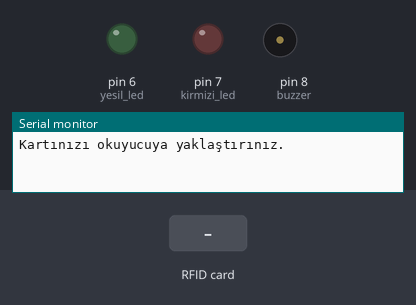
Simulated run of this sketch. Board: Arduino Uno, built with avr-gcc and run on an emulated ATmega328P. On the bench: output pins drawn as LEDs (lit = HIGH), buzzer (waves = sounding, pin HIGH), the last lines printed to the serial monitor. The test bench sets the inputs (shaded band). Pins used as bus, display or sensor lines are not drawn.

Above: at 1.2 s.
1.3 s: RFID card 64 E3 47 29 held to the reader
At 1.4 s:
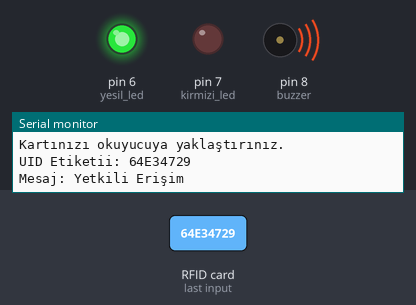
4.3 s: RFID card E0 AE 58 56 held to the reader
At 5.1 s:
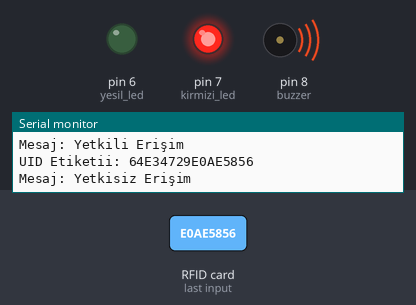
6.8 s: RFID card 5E 7A 19 C4 held to the reader
At 8.4 s:
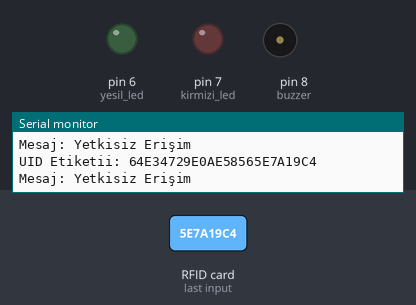
Timing chart, 0 to 9.9 s (numbered marks = the images above; inputs shaded):
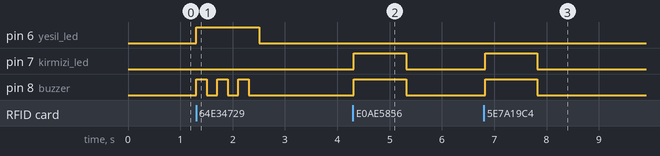

Measured:
- after the input at 1.3 s, pin 6 (yesil_led): LOW → HIGH at once, → LOW 1.2 s later; pin 8 (buzzer): alternates HIGH for 0.20 s and LOW for 0.20 s, 6 changes in all, then stays LOW, starting at once
- after the input at 4.3 s, pin 7 (kirmizi_led), pin 8 (buzzer): LOW → HIGH at once, → LOW 1.0 s later
- after the input at 6.8 s, pin 7 (kirmizi_led), pin 8 (buzzer): LOW → HIGH at once, → LOW 1.0 s later

The sketch:

RFID.ino
```cpp
#include <MFRC522.h>
#include <SPI.h>

const int SDA_pin = 10;
const int RST_pin = 9;

const int yesil_led = 6;
const int kirmizi_led = 7;
const int buzzer = 8;

String kartid = "";

MFRC522 mfrc(SDA_pin, RST_pin);

void setup() {
  pinMode(yesil_led, OUTPUT);
  pinMode(kirmizi_led, OUTPUT);
  pinMode(buzzer, OUTPUT);
  Serial.begin(9600);
  SPI.begin();
  mfrc.PCD_Init();
  Serial.println("Kartınızı okuyucuya yaklaştırınız.");
  Serial.println();
}

void loop() {
  digitalWrite(yesil_led, LOW);
  digitalWrite(kirmizi_led, LOW);
  digitalWrite(buzzer, LOW);
  if(!mfrc.PICC_IsNewCardPresent()){ //kart algılanmamışsa döngüye tekrar gir
    return;
  }
  if(!mfrc.PICC_ReadCardSerial()){ //kart var ancak okunamamışsa döngüye tekrar gir
    return;
  }
  Serial.print("UID Etiketii: ");
  for(byte i=0; i<mfrc.uid.size; i++){
    kartid.concat(String(mfrc.uid.uidByte[i], HEX));
  }
  kartid.toUpperCase();
  Serial.println(kartid);

  if(kartid == "64E34729" || kartid == "E0AE5856"){
    erisimOnay();
  }
  else{
    erisimRed();
  }
}

void erisimOnay(){
  Serial.println();
  Serial.println("Mesaj: Yetkili Erişim");
  digitalWrite(yesil_led, HIGH);
  for(byte i=0; i<3; i++){
    digitalWrite(buzzer, HIGH);
    delay(200);
    digitalWrite(buzzer, LOW);
    delay(200);
  }
}

void erisimRed(){
  Serial.println();
  Serial.println("Mesaj: Yetkisiz Erişim");
  digitalWrite(kirmizi_led, HIGH);
  digitalWrite(buzzer, HIGH);
  delay(1000);
}
```
